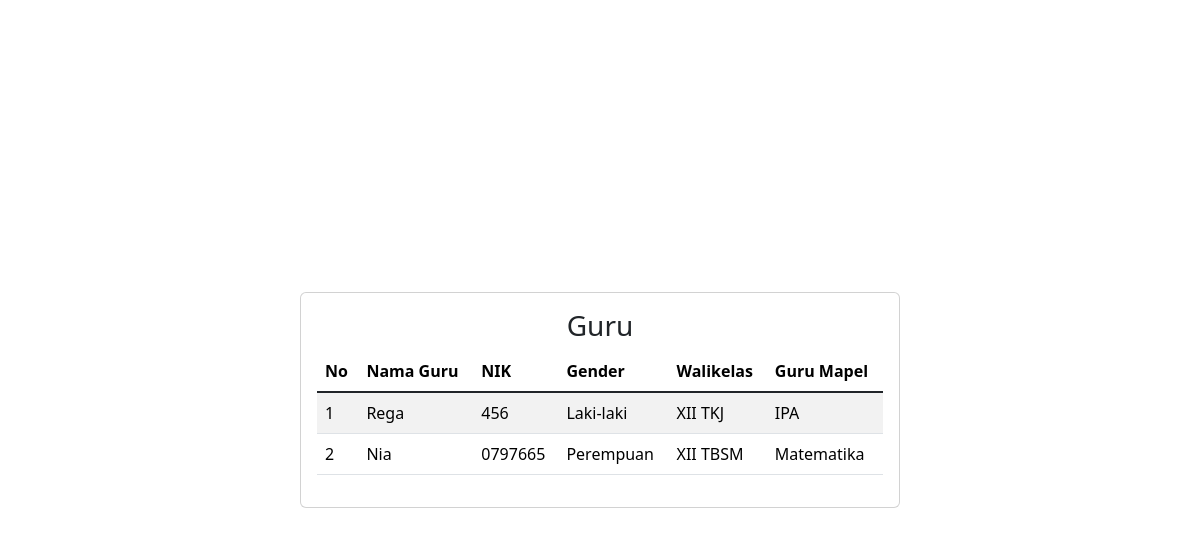
The page /relasi/guru.php on the database its author committed.
### tables this page shows
CREATE TABLE `guru` (
  `id` int(11) NOT NULL,
  `nama_guru` varchar(255) DEFAULT NULL,
  `nik` varchar(255) DEFAULT NULL,
  `gender` varchar(255) DEFAULT NULL,
  `id_mapel` int(11) DEFAULT NULL
);

CREATE TABLE `kelas` (
  `id` int(11) NOT NULL,
  `tingkat_kelas` varchar(255) DEFAULT NULL,
  `jurusan_kelas` varchar(255) DEFAULT NULL,
  `id_sekolah` int(11) DEFAULT NULL,
  `id_guru_walikelas` int(11) DEFAULT NULL
);

CREATE TABLE `mapel` (
  `id` int(11) NOT NULL,
  `nama_mapel` varchar(255) DEFAULT NULL
);

### relasi/guru.php (the view, shortened to what this page needs)
<?php include 'connect.php'?>
<!DOCTYPE html>
<html lang="en">
<head>
    <link href="https://cdn.jsdelivr.net/npm/bootstrap@5.3.1/dist/css/bootstrap.min.css" rel="stylesheet"
>
</head>
<body class="min-vh-100 d-flex align-items-center">
    <div class="card w-50 m-auto p-3">
        <h3 class="text-center">Guru</h3>
        <table class="table table-striped table-hover">
            <thead>
                <tr>
                    <th>No</th>
                    <th>Nama Guru</th>
                    <th>NIK</th>
                    <th>Gender</th>
                    <th>Walikelas</th>
                    <th>Guru Mapel</th>
                </tr>
            </thead>
            <tbody class="table-group-divider">
                <?php
                    $sql = "select * from guru
                    INNER JOIN kelas ON kelas.id_guru_walikelas= guru.id
                    INNER JOIN mapel ON guru.id_mapel= mapel.id";
                    $result = mysqli_query($conn, $sql);
                    $no = 1;
                    foreach ($result as $row) {
                    ?>
                    <tr>
                        <td><?= $no++; ?></td>
                        <td><?= $row['nama_guru']; ?></td>
                        <td><?= $row['nik']; ?></td>
                        <td><?= $row['gender']; ?></td>
                        <td><?= $row['tingkat_kelas'].' '.$row['jurusan_kelas']; ?></td>
                        <td><?= $row['nama_mapel']; ?></td>
                    </tr>
                    <?php
                }
                ?>
            </tbody>
        </table>
    </div>
</body>
</html>

### rows shown on the page
guru: nama_guru "Rega", nik "456", gender "Laki-laki", kelas.tingkat_kelas "XII", kelas.jurusan_kelas "TKJ", id_mapel.nama_mapel "IPA"
guru: nama_guru "Nia", nik "0797665", gender "Perempuan", kelas.tingkat_kelas "XII", kelas.jurusan_kelas "TBSM", id_mapel.nama_mapel "Matematika"
